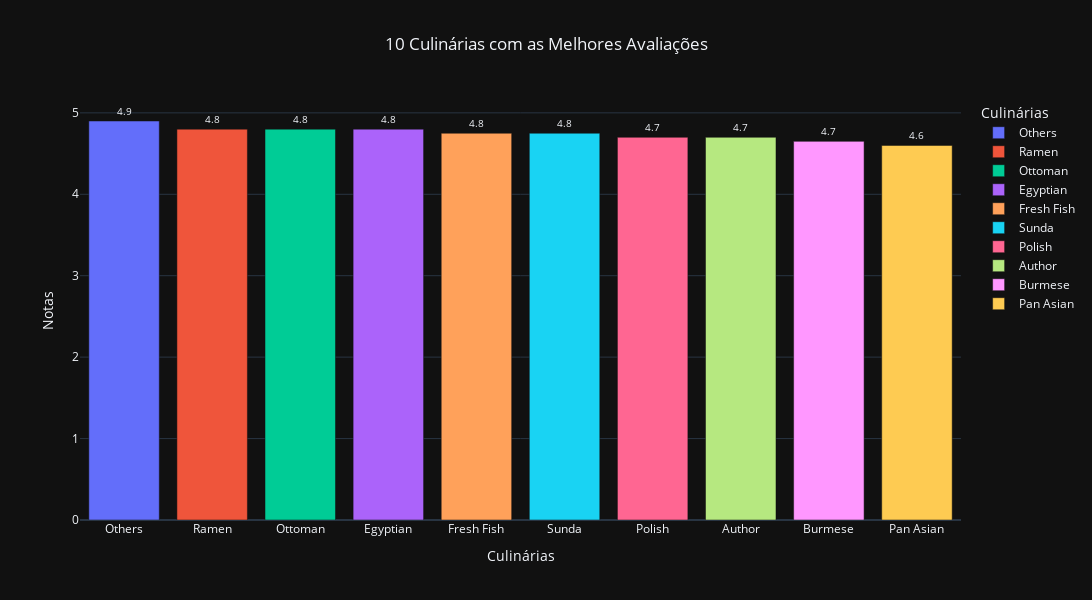

The notebook cell this image was saved under:
### Code cell
# 10 Culinárias com as Melhores Avaliações
cols = ['cuisines', 'aggregate_rating']
df = df_original.copy()
x = 'cuisines'
y = 'aggregate_rating'
operacao = 'mean'  # Alteração aqui para usar a string 'mean'
title = '10 Culinárias com as Melhores Avaliações'
xaxis_title = 'Culinárias'
yaxis_title = 'Notas'
legend_title_text = 'Culinárias'

cuisines_best10 = cuisines_bar_plot(df, cols, x, y, operacao, ascending = False, title = title, xaxis_title = xaxis_title, yaxis_title = yaxis_title, legend_title_text = legend_title_text)
cuisines_best10

### Figure 1 — Plotly figure (JSON) as saved in the notebook; plotly's stock layout.template omitted (floating-point values rounded to 4 significant figures)
{"data": [{"alignmentgroup": "True", "hovertemplate": "cuisines=%{x}<br>aggregate_rating=%{text}<extra></extra>", "legendgroup": "Others", "marker": {"color": "#636efa", "pattern": {"shape": ""}}, "name": "Others", "offsetgroup": "Others", "orientation": "v", "showlegend": true, "text": [4.9], "textfont": {"size": 10}, "textposition": "outside", "texttemplate": "%{text:.1f}", "type": "bar", "x": ["Others"], "xaxis": "x", "y": [4.9], "yaxis": "y"}, {"alignmentgroup": "True", "hovertemplate": "cuisines=%{x}<br>aggregate_rating=%{text}<extra></extra>", "legendgroup": "Ramen", "marker": {"color": "#EF553B", "pattern": {"shape": ""}}, "name": "Ramen", "offsetgroup": "Ramen", "orientation": "v", "showlegend": true, "text": [4.8], "textfont": {"size": 10}, "textposition": "outside", "texttemplate": "%{text:.1f}", "type": "bar", "x": ["Ramen"], "xaxis": "x", "y": [4.8], "yaxis": "y"}, {"alignmentgroup": "True", "hovertemplate": "cuisines=%{x}<br>aggregate_rating=%{text}<extra></extra>", "legendgroup": "Ottoman", "marker": {"color": "#00cc96", "pattern": {"shape": ""}}, "name": "Ottoman", "offsetgroup": "Ottoman", "orientation": "v", "showlegend": true, "text": [4.8], "textfont": {"size": 10}, "textposition": "outside", "texttemplate": "%{text:.1f}", "type": "bar", "x": ["Ottoman"], "xaxis": "x", "y": [4.8], "yaxis": "y"}, {"alignmentgroup": "True", "hovertemplate": "cuisines=%{x}<br>aggregate_rating=%{text}<extra></extra>", "legendgroup": "Egyptian", "marker": {"color": "#ab63fa", "pattern": {"shape": ""}}, "name": "Egyptian", "offsetgroup": "Egyptian", "orientation": "v", "showlegend": true, "text": [4.8], "textfont": {"size": 10}, "textposition": "outside", "texttemplate": "%{text:.1f}", "type": "bar", "x": ["Egyptian"], "xaxis": "x", "y": [4.8], "yaxis": "y"}, {"alignmentgroup": "True", "hovertemplate": "cuisines=%{x}<br>aggregate_rating=%{text}<extra></extra>", "legendgroup": "Fresh Fish", "marker": {"color": "#FFA15A", "pattern": {"shape": ""}}, "name": "Fresh Fish", "offsetgroup": "Fresh Fish", "orientation": "v", "showlegend": true, "text": [4.75], "textfont": {"size": 10}, "textposition": "outside", "texttemplate": "%{text:.1f}", "type": "bar", "x": ["Fresh Fish"], "xaxis": "x", "y": [4.75], "yaxis": "y"}, {"alignmentgroup": "True", "hovertemplate": "cuisines=%{x}<br>aggregate_rating=%{text}<extra></extra>", "legendgroup": "Sunda", "marker": {"color": "#19d3f3", "pattern": {"shape": ""}}, "name": "Sunda", "offsetgroup": "Sunda", "orientation": "v", "showlegend": true, "text": [4.75], "textfont": {"size": 10}, "textposition": "outside", "texttemplate": "%{text:.1f}", "type": "bar", "x": ["Sunda"], "xaxis": "x", "y": [4.75], "yaxis": "y"}, {"alignmentgroup": "True", "hovertemplate": "cuisines=%{x}<br>aggregate_rating=%{text}<extra></extra>", "legendgroup": "Polish", "marker": {"color": "#FF6692", "pattern": {"shape": ""}}, "name": "Polish", "offsetgroup": "Polish", "orientation": "v", "showlegend": true, "text": [4.7], "textfont": {"size": 10}, "textposition": "outside", "texttemplate": "%{text:.1f}", "type": "bar", "x": ["Polish"], "xaxis": "x", "y": [4.7], "yaxis": "y"}, {"alignmentgroup": "True", "hovertemplate": "cuisines=%{x}<br>aggregate_rating=%{text}<extra></extra>", "legendgroup": "Author", "marker": {"color": "#B6E880", "pattern": {"shape": ""}}, "name": "Author", "offsetgroup": "Author", "orientation": "v", "showlegend": true, "text": [4.7], "textfont": {"size": 10}, "textposition": "outside", "texttemplate": "%{text:.1f}", "type": "bar", "x": ["Author"], "xaxis": "x", "y": [4.7], "yaxis": "y"}, {"alignmentgroup": "True", "hovertemplate": "cuisines=%{x}<br>aggregate_rating=%{text}<extra></extra>", "legendgroup": "Burmese", "marker": {"color": "#FF97FF", "pattern": {"shape": ""}}, "name": "Burmese", "offsetgroup": "Burmese", "orientation": "v", "showlegend": true, "text": [4.65], "textfont": {"size": 10}, "textposition": "outside", "texttemplate": "%{text:.1f}", "type": "bar", "x": ["Burmese"], "xaxis": "x", "y": [4.65], "yaxis": "y"}, {"alignmentgroup": "True", "hovertemplate": "cuisines=%{x}<br>aggregate_rating=%{text}<extra></extra>", "legendgroup": "Pan Asian", "marker": {"color": "#FECB52", "pattern": {"shape": ""}}, "name": "Pan Asian", "offsetgroup": "Pan Asian", "orientation": "v", "showlegend": true, "text": [4.6], "textfont": {"size": 10}, "textposition": "outside", "texttemplate": "%{text:.1f}", "type": "bar", "x": ["Pan Asian"], "xaxis": "x", "y": [4.6], "yaxis": "y"}], "layout": {"barmode": "relative", "font": {"size": 12}, "height": 600, "legend": {"title": {"text": "Culinárias"}, "tracegroupgap": 0}, "title": {"text": "10 Culinárias com as Melhores Avaliações", "x": 0.5}, "width": 1300, "xaxis": {"anchor": "y", "autorange": true, "categoryarray": ["Others", "Ramen", "Ottoman", "Egyptian", "Fresh Fish", "Sunda", "Polish", "Author", "Burmese", "Pan Asian"], "categoryorder": "array", "domain": [0, 1], "range": [-0.5, 9.5], "title": {"text": "Culinárias"}, "type": "category"}, "yaxis": {"anchor": "x", "autorange": true, "domain": [0, 1], "range": [0, 5.158], "title": {"text": "Notas"}, "type": "linear"}}}
